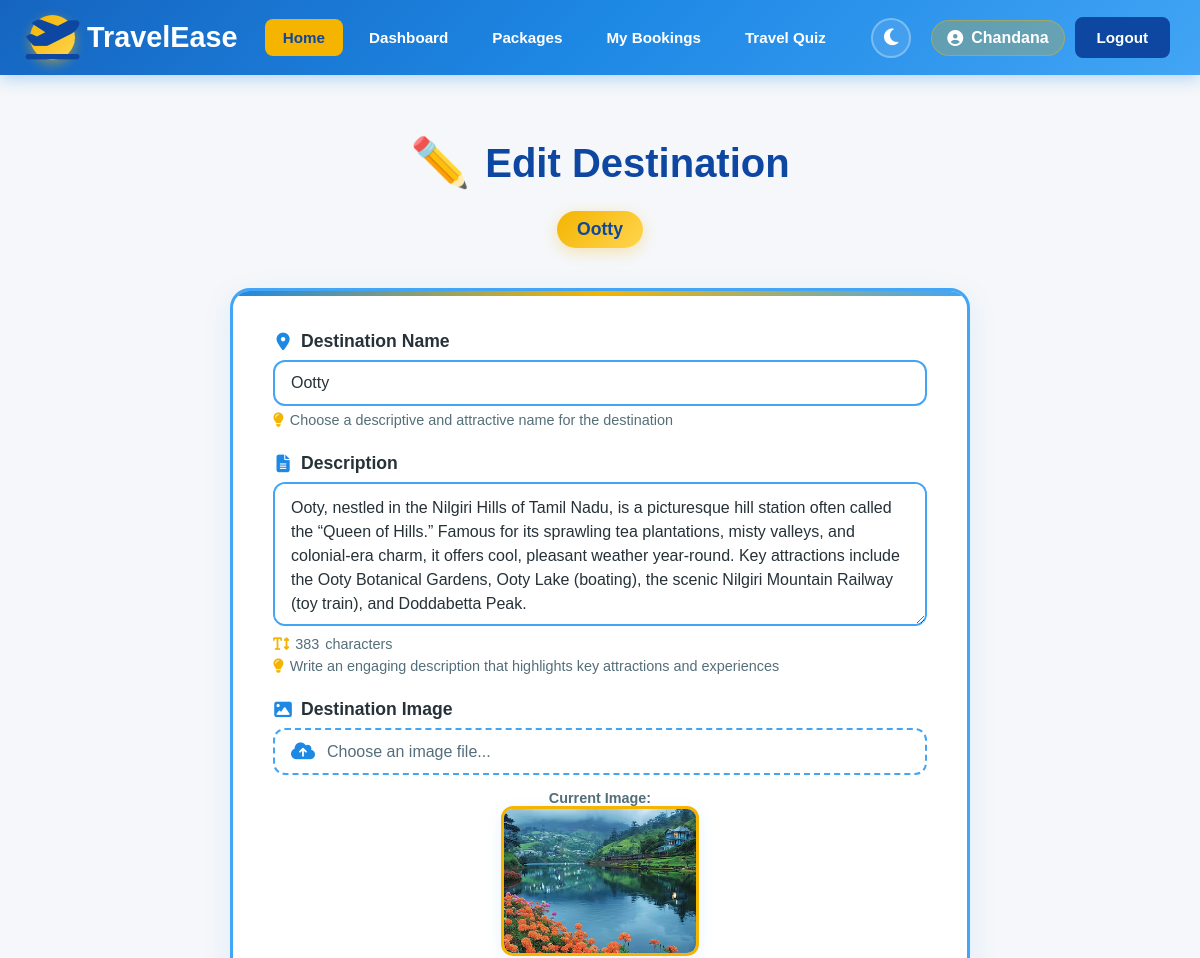
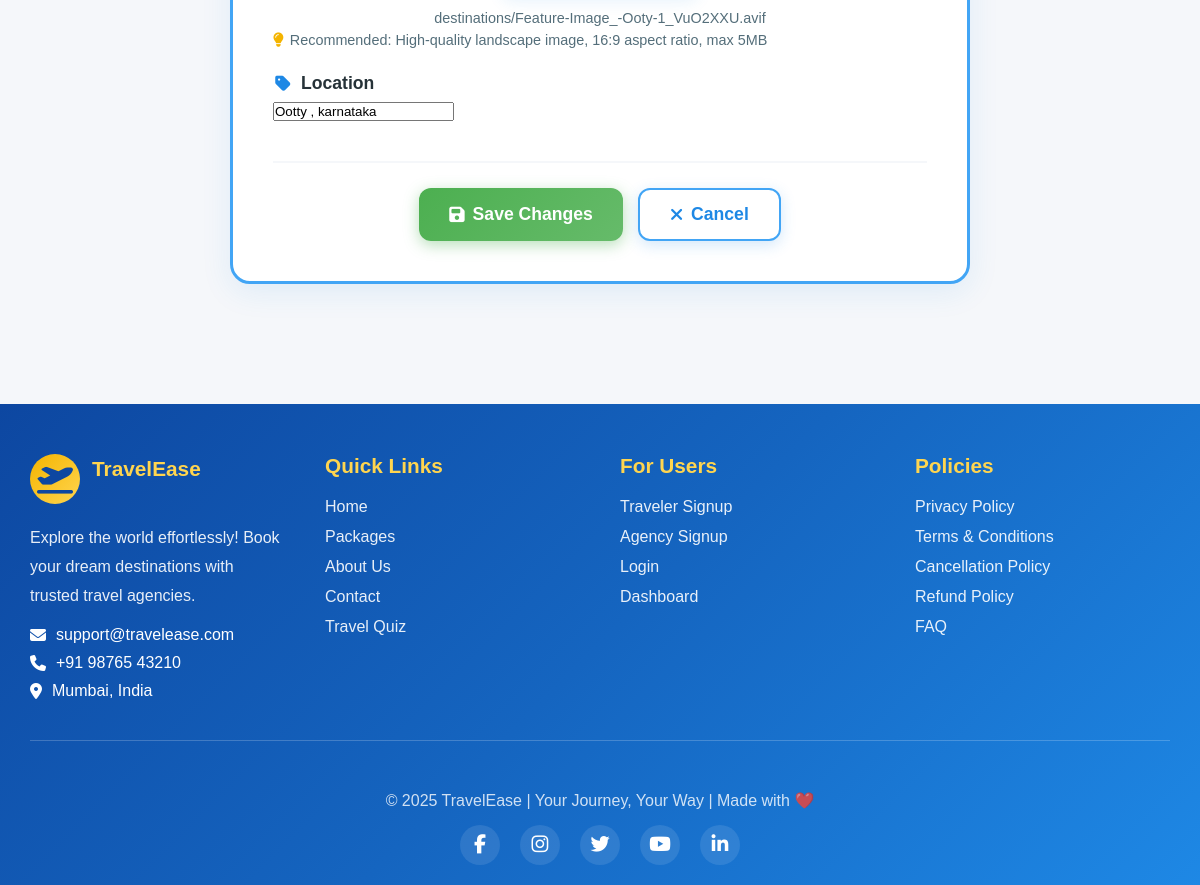
Page /app_admin/edit-destination/3/ (signed in) on the committed database (2 pictures, top to bottom).
### travelers/models.py (models this page shows, shortened)
class User(AbstractUser):
    USER_TYPE_CHOICES = (
        ('traveler', 'Traveler'),
        ('agency', 'Agency'),
        ('app_admin', 'App Admin'),
    )
    user_type = models.CharField(max_length=20, choices=USER_TYPE_CHOICES, default='traveler')
    is_traveler = models.BooleanField(default=False)
    is_agency = models.BooleanField(default=False)
    is_app_admin = models.BooleanField(default=False)

### app_admin/models.py (models this page shows, shortened)
class Destination(models.Model):
    name = models.CharField(max_length=200)
    description = models.TextField()
    image = models.ImageField(upload_to='destinations/')  # requires MEDIA setup
    location = models.CharField(max_length=200, blank=True)

### app_admin/views.py (the view)
# urls.py: path('edit-destination/<int:pk>/', views.edit_destination, name='edit_destination'),
@login_required
def edit_destination(request, pk):
    destination = get_object_or_404(Destination, pk=pk)
    if request.method == 'POST':
        form = DestinationForm(request.POST, request.FILES, instance=destination)
        if form.is_valid():
            form.save()
            return redirect('manage_destinations')
    else:
        form = DestinationForm(instance=destination)
    return render(request, 'app_admin/edit_destination.html', {'form': form, 'destination': destination})

### app_admin/forms.py
class DestinationForm(forms.ModelForm):
    class Meta:
        model = Destination
        fields = ['name', 'description', 'image', 'location']

### templates/app_admin/edit_destination.html (shortened to what this page needs)
{% extends 'base.html' %}
{% block content %}
<div class="edit-destination-container">
    <div class="page-header">
        <h2>Edit Destination</h2>
        <div class="destination-name">{{ destination.name }}</div>
    </div>
    <div class="form-card">
        <form method="POST" enctype="multipart/form-data" id="destinationForm">
            <div class="form-group">
                <label for="id_name">
                    <i class="fas fa-map-marker-alt"></i>
                    Destination Name
                </label>
                <input type="text"
                       name="name"
                       id="id_name"
                       class="form-control"
                       value="{{ form.name.value|default:destination.name }}"
                       placeholder="Enter destination name"
                       required>
                <div class="form-help">
                    <i class="fas fa-lightbulb"></i>
                    Choose a descriptive and attractive name for the destination
                </div>
            </div>
            <div class="form-group">
                <label for="id_description">
                    <i class="fas fa-file-alt"></i>
                    Description
                </label>
                <textarea name="description"
                          id="id_description"
                          class="form-control"
                          placeholder="Describe this destination... What makes it special?"
                          rows="4">{{ form.description.value|default:destination.description }}</textarea>
                <div class="form-help">
                    <i class="fas fa-lightbulb"></i>
                    Write an engaging description that highlights key attractions and experiences
                </div>
            </div>
            <div class="form-group">
                <label for="id_image">
                    <i class="fas fa-image"></i>
                    Destination Image
                </label>
                <div class="file-input-wrapper">
                    <div class="file-input-custom">
                        <i class="fas fa-cloud-upload-alt"></i>
                        <span>Choose an image file...</span>
                    </div>
                </div>
                {% if destination.image %}
                <div class="current-image">
                    <p><strong>Current Image:</strong></p>
                    <img src="{{ destination.image.url }}"
                         alt="{{ destination.name }}"
                         onerror="this.style.display='none'">
                    <p>{{ destination.image.name|default:"Current destination image" }}</p>
                </div>
                {% endif %}
                <div class="form-help">
                    <i class="fas fa-lightbulb"></i>
                    Recommended: High-quality landscape image, 16:9 aspect ratio, max 5MB
                </div>
            </div>
            {% for field in form %}
                {% if field.name not in 'name,description,image' %}
                <div class="form-group">
                    <label for="id_{{ field.name }}">
                        <i class="fas fa-tag"></i>
                        {{ field.label }}
                    </label>
                    {{ field }}
                </div>
                {% endif %}
            {% endfor %}
            <div class="form-actions">
                <button type="submit" class="btn btn-success">
                    <i class="fas fa-save"></i>
                    Save Changes
                </button>
                <a href="{% url 'manage_destinations' %}" class="btn btn-secondary">
                    <i class="fas fa-times"></i>
                    Cancel
                </a>
            </div>
        </form>
    </div>
</div>
{% endblock %}

### templates/base.html (shortened to what this page needs)
<!DOCTYPE html>
<html lang="en">
<head>
    <link rel="stylesheet" href="https://cdnjs.cloudflare.com/ajax/libs/font-awesome/6.5.0/css/all.min.css">
</head>
<body>
    <nav>
        <div class="nav-container">
            <a href="{% url 'home' %}" class="nav-brand">
                <div class="logo-icon">
                    <i class="fas fa-plane-departure"></i>
                </div>
                <span>TravelEase</span>
            </a>
            <ul class="nav-menu" id="navMenu">
                <li><a href="{% url 'home' %}" class="active">Home</a></li>
                {% if user.is_authenticated %}
                    {% if user.is_traveler %}
                        <li><a href="{% url 'traveler_dashboard' %}">Dashboard</a></li>
                        <li><a href="{% url 'view_packages' %}">Packages</a></li>
                        <li><a href="{% url 'traveler_bookings' %}">My Bookings</a></li>
                        <li><a href="{% url 'travel_quiz' %}">Travel Quiz</a></li>
                    {% elif user.is_agency %}
                        <li><a href="{% url 'agency_dashboard' %}">Dashboard</a></li>
                        <li><a href="{% url 'manage_bookings' %}">Bookings</a></li>
                    {% elif user.user_type == 'app_admin' %}
                        <li><a href="{% url 'app_admin_dashboard' %}">Admin Panel</a></li>
                    {% endif %}
                {% else %}
                    <li><a href="{% url 'view_packages' %}">Packages</a></li>
                    <li><a href="{% url 'travel_quiz' %}">Travel Quiz</a></li>
                {% endif %}
            </ul>
            <div class="user-section">
                <button class="theme-toggle" onclick="toggleTheme()" title="Toggle Dark/Light Mode" aria-label="Toggle theme">
                    <i class="fas fa-moon" id="themeIcon"></i>
                </button>
                {% if user.is_authenticated %}
                    <span class="user-name">
                        <i class="fas fa-user-circle"></i>
                        {{ user.username }}
                    </span>
                    <a href="{% url 'logout' %}" class="btn-auth btn-logout">Logout</a>
                {% endif %}
            </div>
        </div>
    </nav>
    <main id="main-content">
        {% block content %}{% endblock %}
    </main>
    <footer>
        <div class="footer-container">
            <div class="footer-content">
                <div class="footer-section">
                    <div class="footer-brand">
                        <div class="footer-logo">
                            <i class="fas fa-plane-departure"></i>
                        </div>
                        <h3>TravelEase</h3>
                    </div>
                    <p>Explore the world effortlessly! Book your dream destinations with trusted travel agencies.</p>
                    <div class="contact-info">
                        <span><i class="fas fa-envelope"></i> support@travelease.com</span>
                        <span><i class="fas fa-phone"></i> +91 98765 43210</span>
                        <span><i class="fas fa-map-marker-alt"></i> Mumbai, India</span>
                    </div>
                </div>
                <div class="footer-section">
                    <h4>Quick Links</h4>
                    <ul>
                        <li><a href="{% url 'home' %}">Home</a></li>
                        <li><a href="{% url 'view_packages' %}">Packages</a></li>
                        <li><a href="#">About Us</a></li>
                        <li><a href="#">Contact</a></li>
                        <li><a href="{% url 'travel_quiz' %}">Travel Quiz</a></li>
                    </ul>
                </div>
                <div class="footer-section">
                    <h4>For Users</h4>
                    <ul>
                        <li><a href="{% url 'register_traveler' %}">Traveler Signup</a></li>
                        <li><a href="{% url 'register_agency' %}">Agency Signup</a></li>
                        <li><a href="{% url 'login' %}">Login</a></li>
                        {% if user.is_authenticated %}
                            {% if user.is_traveler %}
                                <li><a href="{% url 'traveler_dashboard' %}">Dashboard</a></li>
                            {% elif user.is_agency %}
                                <li><a href="{% url 'agency_dashboard' %}">Dashboard</a></li>
                            {% endif %}
                        {% endif %}
                    </ul>
                </div>
                <div class="footer-section">
                    <h4>Policies</h4>
                    <ul>
                        <li><a href="#">Privacy Policy</a></li>
                        <li><a href="#">Terms & Conditions</a></li>
                        <li><a href="#">Cancellation Policy</a></li>
                        <li><a href="#">Refund Policy</a></li>
                        <li><a href="#">FAQ</a></li>
                    </ul>
                </div>
            </div>
            <hr class="footer-divider">
            <div class="footer-bottom">
                <p>© 2025 TravelEase | Your Journey, Your Way | Made with ❤️</p>
                <div class="social-links">
                    <a href="#" title="Facebook"><i class="fab fa-facebook-f"></i></a>
                    <a href="#" title="Instagram"><i class="fab fa-instagram"></i></a>
                    <a href="#" title="Twitter"><i class="fab fa-twitter"></i></a>
                    <a href="#" title="YouTube"><i class="fab fa-youtube"></i></a>
                    <a href="#" title="LinkedIn"><i class="fab fa-linkedin-in"></i></a>
                </div>
            </div>
        </div>
    </footer>
</body>
</html>

### templates/app_admin/edit_destination.html (style rules this page uses)
:root { --blue: #1E88E5; --blue-light: #42A5F5; --blue-dark: #1565C0; --navy: #0D47A1; --gold: #F4B400; --gold-light: #FFD54F; --gold-dark: #F9A825; --white: #FFFFFF; --gray-light: #F5F7FA; --text-primary: #263238; --text-secondary: #546E7A; --bg-primary: #FFFFFF; --bg-secondary: #F5F7FA; --card-bg: #FFFFFF; --shadow: rgba(30, 136, 229, 0.1); --success: #4CAF50; --error: #F44336; }
.edit-destination-container { max-width: 800px; margin: 0 auto; padding: 30px; background: var(--bg-secondary); min-height: calc(100vh - 200px); }
.page-header { text-align: center; margin-bottom: 40px; position: relative; }
.page-header h2 { color: var(--navy); font-size: 2.5em; font-weight: 700; margin-bottom: 10px; display: flex; align-items: center; justify-content: center; gap: 15px; }
.page-header h2::before { content: '✏️'; font-size: 1.2em; }
.destination-name { background: linear-gradient(135deg, var(--gold) 0%, var(--gold-light) 100%); color: var(--navy); padding: 8px 20px; border-radius: 25px; font-weight: 700; font-size: 1.1em; display: inline-block; margin-top: 10px; box-shadow: 0 4px 15px rgba(244, 180, 0, 0.3); }
.form-card { background: var(--card-bg); padding: 40px; border-radius: 20px; box-shadow: 0 8px 30px var(--shadow); border: 3px solid var(--blue-light); position: relative; overflow: hidden; }
.form-card::before { content: ''; position: absolute; top: 0; left: 0; right: 0; height: 5px; background: linear-gradient(135deg, var(--blue) 0%, var(--gold) 50%, var(--blue-light) 100%); }
.form-group { margin-bottom: 25px; position: relative; }
.form-group label { display: block; color: var(--text-primary); font-weight: 600; margin-bottom: 8px; font-size: 1.1em; display: flex; align-items: center; gap: 8px; }
.form-group label i { color: var(--blue); width: 20px; text-align: center; }
.form-control { width: 100%; padding: 12px 16px; border: 2px solid var(--blue-light); border-radius: 12px; font-size: 1em; transition: all 0.3s ease; background: var(--bg-primary); color: var(--text-primary); font-family: inherit; }
.form-control::placeholder { color: var(--text-secondary); opacity: 0.7; }
textarea.form-control { min-height: 120px; resize: vertical; line-height: 1.5; }
.file-input-wrapper { position: relative; display: inline-block; width: 100%; }
.file-input-custom { display: flex; align-items: center; gap: 12px; padding: 12px 16px; border: 2px dashed var(--blue-light); border-radius: 12px; background: var(--bg-primary); color: var(--text-secondary); transition: all 0.3s ease; }
.file-input-custom i { color: var(--blue); font-size: 1.2em; }
.current-image { margin-top: 15px; text-align: center; }
.current-image img { max-width: 200px; max-height: 150px; border-radius: 12px; border: 3px solid var(--gold); box-shadow: 0 4px 15px var(--shadow); }
.current-image p { margin-top: 8px; color: var(--text-secondary); font-size: 0.9em; }
.form-actions { display: flex; gap: 15px; justify-content: center; margin-top: 40px; padding-top: 25px; border-top: 2px solid var(--gray-light); }
.btn { padding: 14px 30px; border: none; border-radius: 12px; font-weight: 600; font-size: 1.1em; cursor: pointer; transition: all 0.3s ease; text-decoration: none; display: inline-flex; align-items: center; justify-content: center; gap: 8px; min-width: 140px; }
.btn-secondary { background: var(--white); color: var(--blue); border: 2px solid var(--blue-light); box-shadow: 0 4px 15px rgba(30, 136, 229, 0.2); }
.btn-success { background: linear-gradient(135deg, var(--success) 0%, #66BB6A 100%); color: var(--white); box-shadow: 0 4px 15px rgba(76, 175, 80, 0.4); }
.form-help { color: var(--text-secondary); font-size: 0.9em; margin-top: 6px; display: flex; align-items: center; gap: 6px; }
.form-help i { color: var(--gold); }
.form-group { animation: slideInUp 0.5s ease forwards; opacity: 0; transform: translateY(20px); }
.form-group:nth-child(2) { animation-delay: 0.2s; }
.form-group:nth-child(3) { animation-delay: 0.3s; }
.form-group:nth-child(4) { animation-delay: 0.4s; }
.form-group:nth-child(5) { animation-delay: 0.5s; }

### rows in the picture
User: username "Chandana"
Destination: name "Ootty", description "Ooty, nestled in the Nilgiri Hills of Tamil Nadu, is a picturesque hill station often called the “Queen of Hills.” Famous for its sprawling tea plantations, misty valleys, and colonial-era charm, it offers cool, pleasant weather year-round. Key attractions include the Ooty Botanical Gardens, Ooty Lake (boating), the scenic Nilgiri Mountain Railway (toy train), and Doddabetta Peak.", image (picture), image.name "destinations/Feature-Image_-Ooty-1_VuO2XXU.avif", form "Ootty , karnataka"

### other values in the picture
{{ field.label }} "Location"
